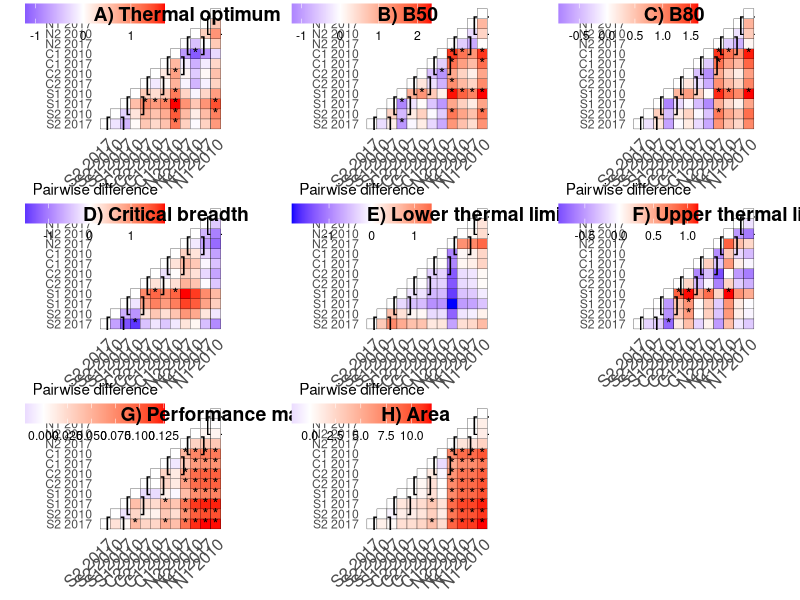

Write the R code that produced this figure.
#### PROJECT: Mimulus cardinalis TPC project
#### PURPOSE: Plot pairwise comparisons of TPC parameters 
#### between 12 M. cardinalis groups.
#### AUTHOR: Rachel Wooliver


library(reshape2)
library(ggplot2)


# read in data, where values represent posterior averages of the column group minus 
# the row group, * denotes probability of one group having a smaller parameter
# value than another is less than 0.05 or greater than 0.95, and ** denotes
# probability of one group having a smaller parameter value than anoter is less
# than 0.01 or greater than 0.99  

# create a matrix the same size as the pairwise comparison table, but containing 
# 0's for comparisons nonessential for hypothesis testing and 1's for comparisons 
# essential for hypothesis testing
boxes <- matrix(0, nrow=12, ncol=12)
boxes[1,2] <- 1
boxes[3,4] <- 1
boxes[5,6] <- 1
boxes[7,8] <- 1
boxes[9,10] <- 1
boxes[11,12] <- 1
get_upper_tri <- function(cormat){
  cormat[lower.tri(cormat)]<- NA
  return(cormat)
}
upper_tri_boxes <- get_upper_tri(boxes)
melted_cormat_boxes <- melt(upper_tri_boxes, na.rm = TRUE)
melted_cormat_boxes$value[which(melted_cormat_boxes$value==0)] <- NA
melted_cormat_boxes$value[which(melted_cormat_boxes$value==1)] <- "[  ]"




##### 
##### thermal optima (same results with raw and back-transformed values):
##### 

dat <- read.csv("Analysis output/pairwise_tables_groups_av/maximaBT_pairwise_newthresh.csv", 
                row.names=1)[c(1,7,2,8,3,9,4,10,5,11,6,12),c(1,7,2,8,3,9,4,10,5,11,6,12)] 
colnames(dat) <- c("N1 2010", "N1 2017", "N2 2010", "N2 2017",
                   "C1 2010", "C1 2017", "C2 2010", "C2 2017",
                   "S1 2010", "S1 2017", "S2 2010", "S2 2017")
rownames(dat) <- c("N1 2010", "N1 2017", "N2 2010", "N2 2017",
                   "C1 2010", "C1 2017", "C2 2010", "C2 2017",
                   "S1 2010", "S1 2017", "S2 2010", "S2 2017")
dat <- dat[12:1,12:1]

# create a matrix the same size as the pairwise comparison table, but containing 
# 0's for non-significant comparisons and 1's for significant comparisons
aster <- matrix(NA, nrow=12, ncol=12)
for(i in 1:dim(aster)[1]){
  vals <- dat[,i]
  for(j in 1:dim(aster)[1]){
    val <- as.numeric(as.character(vals[j]))
    if(is.na(val)==FALSE){aster[j,i] <- 0} else{aster[j,i] <- 1}
  }
}



# create a matrix the same size as the pairwise comparison table, but containing 
# numeric values (no asterisks)
nums <- matrix(NA, nrow=12, ncol=12)
for(i in 1:dim(nums)[1]){
  nums[,i] <- as.numeric(stringr::str_remove_all(as.character(dat[,i]), "[*]")) * (-1)
}
rownames(nums) <- rownames(dat)
colnames(nums) <- colnames(dat)



# plot heatmap with asterisks for significant comparisons
# datasets: aster (0=nonsignif/1=signif matrix), and nums (values of dat without asterisks)
# http://www.sthda.com/english/wiki/ggplot2-quick-correlation-matrix-heatmap-r-software-and-data-visualization

# Get upper triangle of the correlation matrix
get_upper_tri <- function(cormat){
  cormat[lower.tri(cormat)]<- NA
  return(cormat)
}

upper_tri <- get_upper_tri(nums)

# Melt the correlation matrix
melted_cormat <- melt(upper_tri, na.rm = TRUE)

# Now print asterisks onto heatmap. First get the melted upper triangle of aster
upper_tri_aster <- get_upper_tri(aster)
melted_cormat_aster <- melt(upper_tri_aster, na.rm = TRUE)
melted_cormat_aster$value[which(melted_cormat_aster$value==0)] <- NA
melted_cormat_aster$value[which(melted_cormat_aster$value==1)] <- "*"
melted_cormat$aster <- melted_cormat_aster$value

# put boxes into melted_cormat
melted_cormat$boxes <- melted_cormat_boxes$value


# Set limits of values
limits <- c(min(melted_cormat$value),max(melted_cormat$value))

# Heatmap, where red means y group is greater than x group
ggheatmapTopt <- ggplot(data = melted_cormat, aes(Var2, Var1, fill = value))+
  geom_tile(color = "black")+
  scale_fill_gradient2(low = "blue", high = "red", mid = "white", 
                       midpoint = 0, limit = c(limits), 
                       space = "Lab", 
                       name="Pairwise difference") +
  theme_minimal()+ 
  theme(axis.text.x = element_text(angle = 45, vjust = 1, 
                                   size = 12, hjust = 1))+
  coord_fixed()+
  geom_text(aes(Var2, Var1, label=aster), color = "black", shape=8) +
  geom_text(aes(Var2, Var1, label=boxes), color = "black", size=5) +
  theme(
    axis.title.x = element_blank(),
    axis.title.y = element_blank(),
    panel.grid.major = element_blank(),
    panel.border = element_blank(),
    panel.background = element_blank(),
    axis.ticks = element_blank(),
    legend.justification = c(1, 0),
    legend.position = c(0.6, 0.65),
    legend.direction = "horizontal")+
  guides(fill = guide_colorbar(barwidth = 7, barheight = 1,
                               title.position = "top", title.hjust = 0.5))







##### 
##### x_min:
##### 

dat <- read.csv("Analysis output/pairwise_tables_groups_av/x_minBT_pairwise_newthresh.csv", 
                row.names=1)[c(1,7,2,8,3,9,4,10,5,11,6,12),c(1,7,2,8,3,9,4,10,5,11,6,12)] 
colnames(dat) <- c("N1 2010", "N1 2017", "N2 2010", "N2 2017",
                   "C1 2010", "C1 2017", "C2 2010", "C2 2017",
                   "S1 2010", "S1 2017", "S2 2010", "S2 2017")
rownames(dat) <- c("N1 2010", "N1 2017", "N2 2010", "N2 2017",
                   "C1 2010", "C1 2017", "C2 2010", "C2 2017",
                   "S1 2010", "S1 2017", "S2 2010", "S2 2017")
dat <- dat[12:1,12:1]

# create a matrix the same size as the pairwise comparison table, but containing 
# 0's for non-significant comparisons and 1's for significant comparisons
aster <- matrix(NA, nrow=12, ncol=12)
for(i in 1:dim(aster)[1]){
  vals <- dat[,i]
  for(j in 1:dim(aster)[1]){
    val <- as.numeric(as.character(vals[j]))
    if(is.na(val)==FALSE){aster[j,i] <- 0} else{aster[j,i] <- 1}
  }
}

# create a matrix the same size as the pairwise comparison table, but containing 
# numeric values (no asterisks)
nums <- matrix(NA, nrow=12, ncol=12)
for(i in 1:dim(nums)[1]){
  nums[,i] <- as.numeric(stringr::str_remove_all(as.character(dat[,i]), "[*]")) * (-1)
}
rownames(nums) <- rownames(dat)
colnames(nums) <- colnames(dat)



# plot heatmap with asterisks for significant comparisons
# datasets: aster (0=nonsignif/1=signif matrix), and nums (values of dat without asterisks)
# http://www.sthda.com/english/wiki/ggplot2-quick-correlation-matrix-heatmap-r-software-and-data-visualization

# Get upper triangle of the correlation matrix
get_upper_tri <- function(cormat){
  cormat[lower.tri(cormat)]<- NA
  return(cormat)
}

upper_tri <- get_upper_tri(nums)

# Melt the correlation matrix
melted_cormat <- melt(upper_tri, na.rm = TRUE)

# Now print asterisks onto heatmap. First get the melted upper triangle of aster
upper_tri_aster <- get_upper_tri(aster)
melted_cormat_aster <- melt(upper_tri_aster, na.rm = TRUE)
melted_cormat_aster$value[which(melted_cormat_aster$value==0)] <- NA
melted_cormat_aster$value[which(melted_cormat_aster$value==1)] <- "*"
melted_cormat$aster <- melted_cormat_aster$value

# put boxes into melted_cormat
melted_cormat$boxes <- melted_cormat_boxes$value

# Set limits of values
limits <- c(min(melted_cormat$value),max(melted_cormat$value))

# Heatmap, where red means y group is greater than x group
ggheatmapXmin <- ggplot(data = melted_cormat, aes(Var2, Var1, fill = value))+
  geom_tile(color = "black")+
  scale_fill_gradient2(low = "blue", high = "red", mid = "white", 
                       midpoint = 0, limit = c(limits), 
                       space = "Lab", 
                       name="Pairwise difference") +
  theme_minimal()+ 
  theme(axis.text.x = element_text(angle = 45, vjust = 1, 
                                   size = 12, hjust = 1))+
  coord_fixed()+
  geom_text(aes(Var2, Var1, label=aster), color = "black", shape=8) +
  geom_text(aes(Var2, Var1, label=boxes), color = "black", size=5) +
  theme(
    axis.title.x = element_blank(),
    axis.title.y = element_blank(),
    panel.grid.major = element_blank(),
    panel.border = element_blank(),
    panel.background = element_blank(),
    axis.ticks = element_blank(),
    legend.justification = c(1, 0),
    legend.position = c(0.6, 0.65),
    legend.direction = "horizontal")+
  guides(fill = guide_colorbar(barwidth = 7, barheight = 1,
                               title.position = "top", title.hjust = 0.5))







##### 
##### x_max:
##### 

dat <- read.csv("Analysis output/pairwise_tables_groups_av/x_maxBT_pairwise_newthresh.csv", 
                row.names=1)[c(1,7,2,8,3,9,4,10,5,11,6,12),c(1,7,2,8,3,9,4,10,5,11,6,12)] 
colnames(dat) <- c("N1 2010", "N1 2017", "N2 2010", "N2 2017",
                   "C1 2010", "C1 2017", "C2 2010", "C2 2017",
                   "S1 2010", "S1 2017", "S2 2010", "S2 2017")
rownames(dat) <- c("N1 2010", "N1 2017", "N2 2010", "N2 2017",
                   "C1 2010", "C1 2017", "C2 2010", "C2 2017",
                   "S1 2010", "S1 2017", "S2 2010", "S2 2017")
dat <- dat[12:1,12:1]

# create a matrix the same size as the pairwise comparison table, but containing 
# 0's for non-significant comparisons and 1's for significant comparisons
aster <- matrix(NA, nrow=12, ncol=12)
for(i in 1:dim(aster)[1]){
  vals <- dat[,i]
  for(j in 1:dim(aster)[1]){
    val <- as.numeric(as.character(vals[j]))
    if(is.na(val)==FALSE){aster[j,i] <- 0} else{aster[j,i] <- 1}
  }
}

# create a matrix the same size as the pairwise comparison table, but containing 
# numeric values (no asterisks)
nums <- matrix(NA, nrow=12, ncol=12)
for(i in 1:dim(nums)[1]){
  nums[,i] <- as.numeric(stringr::str_remove_all(as.character(dat[,i]), "[*]")) * (-1)
}
rownames(nums) <- rownames(dat)
colnames(nums) <- colnames(dat)



# plot heatmap with asterisks for significant comparisons
# datasets: aster (0=nonsignif/1=signif matrix), and nums (values of dat without asterisks)
# http://www.sthda.com/english/wiki/ggplot2-quick-correlation-matrix-heatmap-r-software-and-data-visualization

# Get upper triangle of the correlation matrix
get_upper_tri <- function(cormat){
  cormat[lower.tri(cormat)]<- NA
  return(cormat)
}

upper_tri <- get_upper_tri(nums)

# Melt the correlation matrix
melted_cormat <- melt(upper_tri, na.rm = TRUE)

# Now print asterisks onto heatmap. First get the melted upper triangle of aster
upper_tri_aster <- get_upper_tri(aster)
melted_cormat_aster <- melt(upper_tri_aster, na.rm = TRUE)
melted_cormat_aster$value[which(melted_cormat_aster$value==0)] <- NA
melted_cormat_aster$value[which(melted_cormat_aster$value==1)] <- "*"
melted_cormat$aster <- melted_cormat_aster$value

# put boxes into melted_cormat
melted_cormat$boxes <- melted_cormat_boxes$value

# Set limits of values
limits <- c(min(melted_cormat$value),max(melted_cormat$value))

# Heatmap, where red means y group is greater than x group
ggheatmapXmax <- ggplot(data = melted_cormat, aes(Var2, Var1, fill = value))+
  geom_tile(color = "black")+
  scale_fill_gradient2(low = "blue", high = "red", mid = "white", 
                       midpoint = 0, limit = c(limits), 
                       space = "Lab", 
                       name="Pairwise difference") +
  theme_minimal()+ 
  theme(axis.text.x = element_text(angle = 45, vjust = 1, 
                                   size = 12, hjust = 1))+
  coord_fixed()+
  geom_text(aes(Var2, Var1, label=aster), color = "black", shape=8) +
  geom_text(aes(Var2, Var1, label=boxes), color = "black", size=5) +
  theme(
    axis.title.x = element_blank(),
    axis.title.y = element_blank(),
    panel.grid.major = element_blank(),
    panel.border = element_blank(),
    panel.background = element_blank(),
    axis.ticks = element_blank(),
    legend.justification = c(1, 0),
    legend.position = c(0.6, 0.65),
    legend.direction = "horizontal")+
  guides(fill = guide_colorbar(barwidth = 7, barheight = 1,
                               title.position = "top", title.hjust = 0.5))














##### 
##### breadth (B50):
##### 

dat <- read.csv("Analysis output/pairwise_tables_groups_av/B50_pairwise_newthresh.csv", 
                row.names=1)[c(1,7,2,8,3,9,4,10,5,11,6,12),c(1,7,2,8,3,9,4,10,5,11,6,12)] 
colnames(dat) <- c("N1 2010", "N1 2017", "N2 2010", "N2 2017",
                   "C1 2010", "C1 2017", "C2 2010", "C2 2017",
                   "S1 2010", "S1 2017", "S2 2010", "S2 2017")
rownames(dat) <- c("N1 2010", "N1 2017", "N2 2010", "N2 2017",
                   "C1 2010", "C1 2017", "C2 2010", "C2 2017",
                   "S1 2010", "S1 2017", "S2 2010", "S2 2017")
dat <- dat[12:1,12:1]

# create a matrix the same size as the pairwise comparison table, but containing 
# 0's for non-significant comparisons and 1's for significant comparisons
aster <- matrix(NA, nrow=12, ncol=12)
for(i in 1:dim(aster)[1]){
  vals <- dat[,i]
  for(j in 1:dim(aster)[1]){
    val <- as.numeric(as.character(vals[j]))
    if(is.na(val)==FALSE){aster[j,i] <- 0} else{aster[j,i] <- 1}
  }
}

# create a matrix the same size as the pairwise comparison table, but containing 
# numeric values (no asterisks)
nums <- matrix(NA, nrow=12, ncol=12)
for(i in 1:dim(nums)[1]){
  nums[,i] <- as.numeric(stringr::str_remove_all(as.character(dat[,i]), "[*]")) * (-1)
}
rownames(nums) <- rownames(dat)
colnames(nums) <- colnames(dat)



# plot heatmap with asterisks for significant comparisons
# datasets: aster (0=nonsignif/1=signif matrix), and nums (values of dat without asterisks)
# http://www.sthda.com/english/wiki/ggplot2-quick-correlation-matrix-heatmap-r-software-and-data-visualization

# Get upper triangle of the correlation matrix
get_upper_tri <- function(cormat){
  cormat[lower.tri(cormat)]<- NA
  return(cormat)
}

upper_tri <- get_upper_tri(nums)

# Melt the correlation matrix
melted_cormat <- melt(upper_tri, na.rm = TRUE)

# Now print asterisks onto heatmap. First get the melted upper triangle of aster
upper_tri_aster <- get_upper_tri(aster)
melted_cormat_aster <- melt(upper_tri_aster, na.rm = TRUE)
melted_cormat_aster$value[which(melted_cormat_aster$value==0)] <- NA
melted_cormat_aster$value[which(melted_cormat_aster$value==1)] <- "*"
melted_cormat$aster <- melted_cormat_aster$value

# put boxes into melted_cormat
melted_cormat$boxes <- melted_cormat_boxes$value

# Set limits of values
limits <- c(min(melted_cormat$value),max(melted_cormat$value))

# Heatmap, where red means y group is greater than x group
ggheatmapB50 <- ggplot(data = melted_cormat, aes(Var2, Var1, fill = value))+
  geom_tile(color = "black")+
  scale_fill_gradient2(low = "blue", high = "red", mid = "white", 
                       midpoint = 0, limit = c(limits), 
                       space = "Lab", 
                       name="Pairwise difference") +
  theme_minimal()+ 
  theme(axis.text.x = element_text(angle = 45, vjust = 1, 
                                   size = 12, hjust = 1))+
  coord_fixed()+
  geom_text(aes(Var2, Var1, label=aster), color = "black", shape=8) +
  geom_text(aes(Var2, Var1, label=boxes), color = "black", size=5) +
  theme(
    axis.title.x = element_blank(),
    axis.title.y = element_blank(),
    panel.grid.major = element_blank(),
    panel.border = element_blank(),
    panel.background = element_blank(),
    axis.ticks = element_blank(),
    legend.justification = c(1, 0),
    legend.position = c(0.6, 0.65),
    legend.direction = "horizontal")+
  guides(fill = guide_colorbar(barwidth = 7, barheight = 1,
                               title.position = "top", title.hjust = 0.5))












##### 
##### breadth (B80):
##### 

dat <- read.csv("Analysis output/pairwise_tables_groups_av/B80_pairwise_newthresh.csv", 
                row.names=1)[c(1,7,2,8,3,9,4,10,5,11,6,12),c(1,7,2,8,3,9,4,10,5,11,6,12)] 
colnames(dat) <- c("N1 2010", "N1 2017", "N2 2010", "N2 2017",
                   "C1 2010", "C1 2017", "C2 2010", "C2 2017",
                   "S1 2010", "S1 2017", "S2 2010", "S2 2017")
rownames(dat) <- c("N1 2010", "N1 2017", "N2 2010", "N2 2017",
                   "C1 2010", "C1 2017", "C2 2010", "C2 2017",
                   "S1 2010", "S1 2017", "S2 2010", "S2 2017")
dat <- dat[12:1,12:1]

# create a matrix the same size as the pairwise comparison table, but containing 
# 0's for non-significant comparisons and 1's for significant comparisons
aster <- matrix(NA, nrow=12, ncol=12)
for(i in 1:dim(aster)[1]){
  vals <- dat[,i]
  for(j in 1:dim(aster)[1]){
    val <- as.numeric(as.character(vals[j]))
    if(is.na(val)==FALSE){aster[j,i] <- 0} else{aster[j,i] <- 1}
  }
}

# create a matrix the same size as the pairwise comparison table, but containing 
# numeric values (no asterisks)
nums <- matrix(NA, nrow=12, ncol=12)
for(i in 1:dim(nums)[1]){
  nums[,i] <- as.numeric(stringr::str_remove_all(as.character(dat[,i]), "[*]")) * (-1)
}
rownames(nums) <- rownames(dat)
colnames(nums) <- colnames(dat)



# plot heatmap with asterisks for significant comparisons
# datasets: aster (0=nonsignif/1=signif matrix), and nums (values of dat without asterisks)
# http://www.sthda.com/english/wiki/ggplot2-quick-correlation-matrix-heatmap-r-software-and-data-visualization

# Get upper triangle of the correlation matrix
get_upper_tri <- function(cormat){
  cormat[lower.tri(cormat)]<- NA
  return(cormat)
}

upper_tri <- get_upper_tri(nums)

# Melt the correlation matrix
melted_cormat <- melt(upper_tri, na.rm = TRUE)

# Now print asterisks onto heatmap. First get the melted upper triangle of aster
upper_tri_aster <- get_upper_tri(aster)
melted_cormat_aster <- melt(upper_tri_aster, na.rm = TRUE)
melted_cormat_aster$value[which(melted_cormat_aster$value==0)] <- NA
melted_cormat_aster$value[which(melted_cormat_aster$value==1)] <- "*"
melted_cormat$aster <- melted_cormat_aster$value

# put boxes into melted_cormat
melted_cormat$boxes <- melted_cormat_boxes$value

# Set limits of values
limits <- c(min(melted_cormat$value),max(melted_cormat$value))

# Heatmap, where red means y group is greater than x group
ggheatmapB80 <- ggplot(data = melted_cormat, aes(Var2, Var1, fill = value))+
  geom_tile(color = "black")+
  scale_fill_gradient2(low = "blue", high = "red", mid = "white", 
                       midpoint = 0, limit = c(limits), 
                       space = "Lab", 
                       name="Pairwise difference") +
  theme_minimal()+ 
  theme(axis.text.x = element_text(angle = 45, vjust = 1, 
                                   size = 12, hjust = 1))+
  coord_fixed()+
  geom_text(aes(Var2, Var1, label=aster), color = "black", shape=8) +
  geom_text(aes(Var2, Var1, label=boxes), color = "black", size=5) +
  theme(
    axis.title.x = element_blank(),
    axis.title.y = element_blank(),
    panel.grid.major = element_blank(),
    panel.border = element_blank(),
    panel.background = element_blank(),
    axis.ticks = element_blank(),
    legend.justification = c(1, 0),
    legend.position = c(0.6, 0.65),
    legend.direction = "horizontal")+
  guides(fill = guide_colorbar(barwidth = 7, barheight = 1,
                               title.position = "top", title.hjust = 0.5))







##### 
##### performance maximum:
##### 

dat <- read.csv("Analysis output/pairwise_tables_groups_av/max_RGR_pairwise_newthresh.csv", 
                row.names=1)[c(1,7,2,8,3,9,4,10,5,11,6,12),c(1,7,2,8,3,9,4,10,5,11,6,12)] 
colnames(dat) <- c("N1 2010", "N1 2017", "N2 2010", "N2 2017",
                   "C1 2010", "C1 2017", "C2 2010", "C2 2017",
                   "S1 2010", "S1 2017", "S2 2010", "S2 2017")
rownames(dat) <- c("N1 2010", "N1 2017", "N2 2010", "N2 2017",
                   "C1 2010", "C1 2017", "C2 2010", "C2 2017",
                   "S1 2010", "S1 2017", "S2 2010", "S2 2017")
dat <- dat[12:1,12:1]

# create a matrix the same size as the pairwise comparison table, but containing 
# 0's for non-significant comparisons and 1's for significant comparisons
aster <- matrix(NA, nrow=12, ncol=12)
for(i in 1:dim(aster)[1]){
  vals <- dat[,i]
  for(j in 1:dim(aster)[1]){
    val <- as.numeric(as.character(vals[j]))
    if(is.na(val)==FALSE){aster[j,i] <- 0} else{aster[j,i] <- 1}
  }
}

# create a matrix the same size as the pairwise comparison table, but containing 
# numeric values (no asterisks)
nums <- matrix(NA, nrow=12, ncol=12)
for(i in 1:dim(nums)[1]){
  nums[,i] <- as.numeric(stringr::str_remove_all(as.character(dat[,i]), "[*]")) * (-1)
}
rownames(nums) <- rownames(dat)
colnames(nums) <- colnames(dat)



# plot heatmap with asterisks for significant comparisons
# datasets: aster (0=nonsignif/1=signif matrix), and nums (values of dat without asterisks)
# http://www.sthda.com/english/wiki/ggplot2-quick-correlation-matrix-heatmap-r-software-and-data-visualization

# Get upper triangle of the correlation matrix
get_upper_tri <- function(cormat){
  cormat[lower.tri(cormat)]<- NA
  return(cormat)
}

upper_tri <- get_upper_tri(nums)

# Melt the correlation matrix
melted_cormat <- melt(upper_tri, na.rm = TRUE)

# Now print asterisks onto heatmap. First get the melted upper triangle of aster
upper_tri_aster <- get_upper_tri(aster)
melted_cormat_aster <- melt(upper_tri_aster, na.rm = TRUE)
melted_cormat_aster$value[which(melted_cormat_aster$value==0)] <- NA
melted_cormat_aster$value[which(melted_cormat_aster$value==1)] <- "*"
melted_cormat$aster <- melted_cormat_aster$value

# put boxes into melted_cormat
melted_cormat$boxes <- melted_cormat_boxes$value

# Set limits of values
limits <- c(min(melted_cormat$value),max(melted_cormat$value))

# Heatmap, where red means y group is greater than x group
ggheatmapmax_RGR <- ggplot(data = melted_cormat, aes(Var2, Var1, fill = value))+
  geom_tile(color = "black")+
  scale_fill_gradient2(low = "blue", high = "red", mid = "white", 
                       midpoint = 0, limit = c(limits), 
                       space = "Lab", 
                       name="Pairwise difference") +
  theme_minimal()+ 
  theme(axis.text.x = element_text(angle = 45, vjust = 1, 
                                   size = 12, hjust = 1))+
  coord_fixed()+
  geom_text(aes(Var2, Var1, label=aster), color = "black", shape=8) +
  geom_text(aes(Var2, Var1, label=boxes), color = "black", size=5) +
  theme(
    axis.title.x = element_blank(),
    axis.title.y = element_blank(),
    panel.grid.major = element_blank(),
    panel.border = element_blank(),
    panel.background = element_blank(),
    axis.ticks = element_blank(),
    legend.justification = c(1, 0),
    legend.position = c(0.6, 0.65),
    legend.direction = "horizontal")+
  guides(fill = guide_colorbar(barwidth = 7, barheight = 1,
                               title.position = "top", title.hjust = 0.5))







##### 
##### area:
##### 

dat <- read.csv("Analysis output/pairwise_tables_groups_av/area_pairwise_newthresh.csv", 
                row.names=1)[c(1,7,2,8,3,9,4,10,5,11,6,12),c(1,7,2,8,3,9,4,10,5,11,6,12)] 
colnames(dat) <- c("N1 2010", "N1 2017", "N2 2010", "N2 2017",
                   "C1 2010", "C1 2017", "C2 2010", "C2 2017",
                   "S1 2010", "S1 2017", "S2 2010", "S2 2017")
rownames(dat) <- c("N1 2010", "N1 2017", "N2 2010", "N2 2017",
                   "C1 2010", "C1 2017", "C2 2010", "C2 2017",
                   "S1 2010", "S1 2017", "S2 2010", "S2 2017")
dat <- dat[12:1,12:1]

# create a matrix the same size as the pairwise comparison table, but containing 
# 0's for non-significant comparisons and 1's for significant comparisons
aster <- matrix(NA, nrow=12, ncol=12)
for(i in 1:dim(aster)[1]){
  vals <- dat[,i]
  for(j in 1:dim(aster)[1]){
    val <- as.numeric(as.character(vals[j]))
    if(is.na(val)==FALSE){aster[j,i] <- 0} else{aster[j,i] <- 1}
  }
}

# create a matrix the same size as the pairwise comparison table, but containing 
# numeric values (no asterisks)
nums <- matrix(NA, nrow=12, ncol=12)
for(i in 1:dim(nums)[1]){
  nums[,i] <- as.numeric(stringr::str_remove_all(as.character(dat[,i]), "[*]")) * (-1)
}
rownames(nums) <- rownames(dat)
colnames(nums) <- colnames(dat)



# plot heatmap with asterisks for significant comparisons
# datasets: aster (0=nonsignif/1=signif matrix), and nums (values of dat without asterisks)
# http://www.sthda.com/english/wiki/ggplot2-quick-correlation-matrix-heatmap-r-software-and-data-visualization

# Get upper triangle of the correlation matrix
get_upper_tri <- function(cormat){
  cormat[lower.tri(cormat)]<- NA
  return(cormat)
}

upper_tri <- get_upper_tri(nums)

# Melt the correlation matrix
melted_cormat <- melt(upper_tri, na.rm = TRUE)

# Now print asterisks onto heatmap. First get the melted upper triangle of aster
upper_tri_aster <- get_upper_tri(aster)
melted_cormat_aster <- melt(upper_tri_aster, na.rm = TRUE)
melted_cormat_aster$value[which(melted_cormat_aster$value==0)] <- NA
melted_cormat_aster$value[which(melted_cormat_aster$value==1)] <- "*"
melted_cormat$aster <- melted_cormat_aster$value

# put boxes into melted_cormat
melted_cormat$boxes <- melted_cormat_boxes$value

# Set limits of values
limits <- c(min(melted_cormat$value),max(melted_cormat$value))

# Heatmap, where red means y group is greater than x group
ggheatmapArea <- ggplot(data = melted_cormat, aes(Var2, Var1, fill = value))+
  geom_tile(color = "black")+
  scale_fill_gradient2(low = "blue", high = "red", mid = "white", 
                       midpoint = 0, limit = c(limits), 
                       space = "Lab", 
                       name="Pairwise difference") +
  theme_minimal()+ 
  theme(axis.text.x = element_text(angle = 45, vjust = 1, 
                                   size = 12, hjust = 1))+
  coord_fixed()+
  geom_text(aes(Var2, Var1, label=aster), color = "black", shape=8) +
  geom_text(aes(Var2, Var1, label=boxes), color = "black", size=5) +
  theme(
    axis.title.x = element_blank(),
    axis.title.y = element_blank(),
    panel.grid.major = element_blank(),
    panel.border = element_blank(),
    panel.background = element_blank(),
    axis.ticks = element_blank(),
    legend.justification = c(1, 0),
    legend.position = c(0.6, 0.65),
    legend.direction = "horizontal")+
  guides(fill = guide_colorbar(barwidth = 7, barheight = 1,
                               title.position = "top", title.hjust = 0.5))






##### 
##### critical breadth:
##### 

dat <- read.csv("Analysis output/pairwise_tables_groups_av/breadthBT_pairwise_newthresh.csv", 
                row.names=1)[c(1,7,2,8,3,9,4,10,5,11,6,12),c(1,7,2,8,3,9,4,10,5,11,6,12)] 
colnames(dat) <- c("N1 2010", "N1 2017", "N2 2010", "N2 2017",
                   "C1 2010", "C1 2017", "C2 2010", "C2 2017",
                   "S1 2010", "S1 2017", "S2 2010", "S2 2017")
rownames(dat) <- c("N1 2010", "N1 2017", "N2 2010", "N2 2017",
                   "C1 2010", "C1 2017", "C2 2010", "C2 2017",
                   "S1 2010", "S1 2017", "S2 2010", "S2 2017")
dat <- dat[12:1,12:1]

# create a matrix the same size as the pairwise comparison table, but containing 
# 0's for non-significant comparisons and 1's for significant comparisons
aster <- matrix(NA, nrow=12, ncol=12)
for(i in 1:dim(aster)[1]){
  vals <- dat[,i]
  for(j in 1:dim(aster)[1]){
    val <- as.numeric(as.character(vals[j]))
    if(is.na(val)==FALSE){aster[j,i] <- 0} else{aster[j,i] <- 1}
  }
}

# create a matrix the same size as the pairwise comparison table, but containing 
# numeric values (no asterisks)
nums <- matrix(NA, nrow=12, ncol=12)
for(i in 1:dim(nums)[1]){
  nums[,i] <- as.numeric(stringr::str_remove_all(as.character(dat[,i]), "[*]")) * (-1)
}
rownames(nums) <- rownames(dat)
colnames(nums) <- colnames(dat)



# plot heatmap with asterisks for significant comparisons
# datasets: aster (0=nonsignif/1=signif matrix), and nums (values of dat without asterisks)
# http://www.sthda.com/english/wiki/ggplot2-quick-correlation-matrix-heatmap-r-software-and-data-visualization

# Get upper triangle of the correlation matrix
get_upper_tri <- function(cormat){
  cormat[lower.tri(cormat)]<- NA
  return(cormat)
}

upper_tri <- get_upper_tri(nums)

# Melt the correlation matrix
melted_cormat <- melt(upper_tri, na.rm = TRUE)

# Now print asterisks onto heatmap. First get the melted upper triangle of aster
upper_tri_aster <- get_upper_tri(aster)
melted_cormat_aster <- melt(upper_tri_aster, na.rm = TRUE)
melted_cormat_aster$value[which(melted_cormat_aster$value==0)] <- NA
melted_cormat_aster$value[which(melted_cormat_aster$value==1)] <- "*"
melted_cormat$aster <- melted_cormat_aster$value

# put boxes into melted_cormat
melted_cormat$boxes <- melted_cormat_boxes$value

# Set limits of values
limits <- c(min(melted_cormat$value),max(melted_cormat$value))

# Heatmap, where red means y group is greater than x group
ggheatmapBreadth <- ggplot(data = melted_cormat, aes(Var2, Var1, fill = value))+
  geom_tile(color = "black")+
  scale_fill_gradient2(low = "blue", high = "red", mid = "white", 
                       midpoint = 0, limit = c(limits), 
                       space = "Lab", 
                       name="Pairwise difference") +
  theme_minimal()+ 
  theme(axis.text.x = element_text(angle = 45, vjust = 1, 
                                   size = 12, hjust = 1))+
  coord_fixed()+
  geom_text(aes(Var2, Var1, label=aster), color = "black", shape=8) +
  geom_text(aes(Var2, Var1, label=boxes), color = "black", size=5) +
  theme(
    axis.title.x = element_blank(),
    axis.title.y = element_blank(),
    panel.grid.major = element_blank(),
    panel.border = element_blank(),
    panel.background = element_blank(),
    axis.ticks = element_blank(),
    legend.justification = c(1, 0),
    legend.position = c(0.6, 0.65),
    legend.direction = "horizontal")+
  guides(fill = guide_colorbar(barwidth = 7, barheight = 1,
                               title.position = "top", title.hjust = 0.5))











################ Plot everything together
# Heatmaps indicate pairwise difference between groups,
# where red means x group is greater than y group 
# and, blue means x group is less than y group
# comparisons with brackets indicate those that compare
# years within each population.




library(ggpubr)
theme_set(theme_minimal())
pdf("Figures/Figure S4.pdf", height=15, width=15)
figure <- ggarrange(ggheatmapTopt, ggheatmapB50, ggheatmapB80, 
                    ggheatmapBreadth, ggheatmapXmin, ggheatmapXmax,
                    ggheatmapmax_RGR, ggheatmapArea, 
                    labels = c("A) Thermal optimum", "B) B50", "C) B80",
                               "D) Critical breadth","E) Lower thermal limit", "F) Upper thermal limit", 
                               "G) Performance maximum", "H) Area"),
                    label.x = c(0,0.3,0.3,0,0,0,0,0.3), label.y=1, 
                    ncol = 3, nrow = 3)
figure
dev.off()
 







